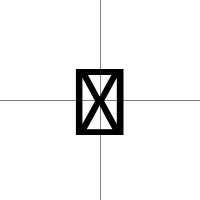
Frame 1 (no input)
Frame 60 (the mouse pressed at the canvas centre just before this capture): identical to frame 1, image omitted
Frame 120 (the mouse held since frame 60 and released just before this capture): identical to frame 1, image omitted

The Processing sketch that drew this single still picture (run headless with seeded random() and noise(); from frame 60 on, the mouse is pressed at the canvas centre):

// Processing sketch: processing_25118
// ── processing_25118.pde

void setup() {
  size(200, 200);
  // textAlign(horizontal, vertical)
  textAlign(CENTER, BASELINE);
  textSize(100); // in pixels 
  fill(0); // fill changes the text color
}

void draw() {      
  // key == coded when you press SHIFT, ALT, CTRL or OPTION
  // these keys don't have characters associated with them so 
  // we will avoid displaying them altogether using this 
  // conditional statement 
  if (key != CODED) {  
    background(255);
    
    // center (x,y) point       
    float x = width/2;
    float y = height/2;

    stroke(128);
    line(0, y, width, y);
    line(x, 0, x, height);
    
    // shift "y" a little bit to center the text a little better
    text(key, x, y+35);    
  }
}
